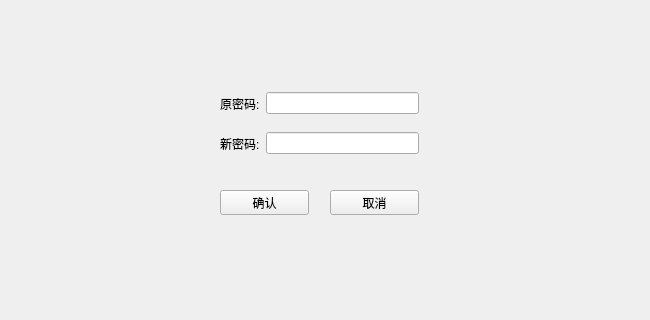
<?xml version="1.0" encoding="UTF-8"?>
<ui version="4.0">
 <class>ChangePasswdForm</class>
 <widget class="QWidget" name="ChangePasswdForm">
  <property name="geometry">
   <rect>
    <x>0</x>
    <y>0</y>
    <width>650</width>
    <height>320</height>
   </rect>
  </property>
  <property name="windowTitle">
   <string>Form</string>
  </property>
  <widget class="QPushButton" name="btn_commit">
   <property name="geometry">
    <rect>
     <x>220</x>
     <y>190</y>
     <width>89</width>
     <height>25</height>
    </rect>
   </property>
   <property name="text">
    <string>确认</string>
   </property>
  </widget>
  <widget class="QPushButton" name="btn_cancel">
   <property name="geometry">
    <rect>
     <x>330</x>
     <y>190</y>
     <width>89</width>
     <height>25</height>
    </rect>
   </property>
   <property name="text">
    <string>取消</string>
   </property>
  </widget>
  <widget class="QWidget" name="">
   <property name="geometry">
    <rect>
     <x>220</x>
     <y>90</y>
     <width>199</width>
     <height>27</height>
    </rect>
   </property>
   <layout class="QHBoxLayout" name="horizontalLayout">
    <item>
     <widget class="QLabel" name="label">
      <property name="text">
       <string>原密码:</string>
      </property>
     </widget>
    </item>
    <item>
     <widget class="QLineEdit" name="le_old_passwd"/>
    </item>
   </layout>
  </widget>
  <widget class="QWidget" name="">
   <property name="geometry">
    <rect>
     <x>220</x>
     <y>130</y>
     <width>199</width>
     <height>27</height>
    </rect>
   </property>
   <layout class="QHBoxLayout" name="horizontalLayout_2">
    <item>
     <widget class="QLabel" name="label_2">
      <property name="text">
       <string>新密码:</string>
      </property>
     </widget>
    </item>
    <item>
     <widget class="QLineEdit" name="le_new_passwd"/>
    </item>
   </layout>
  </widget>
 </widget>
 <resources/>
 <connections/>
</ui>
